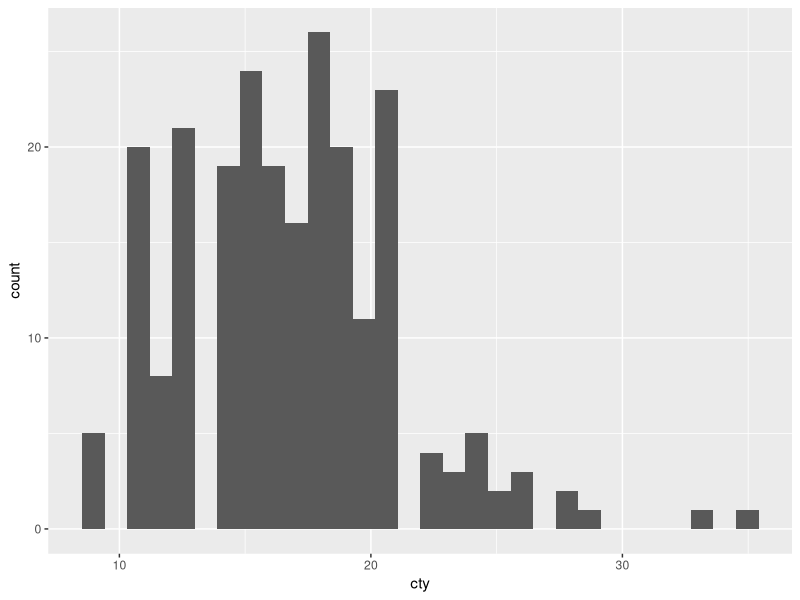
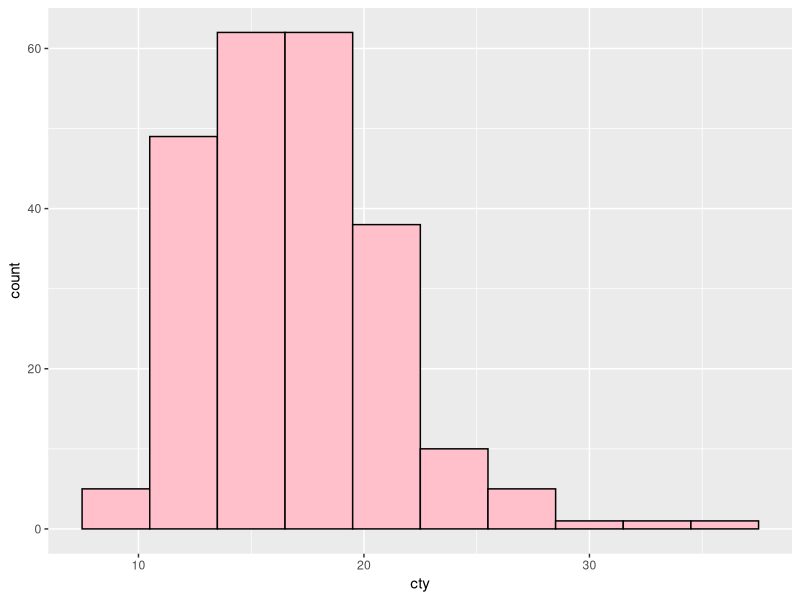
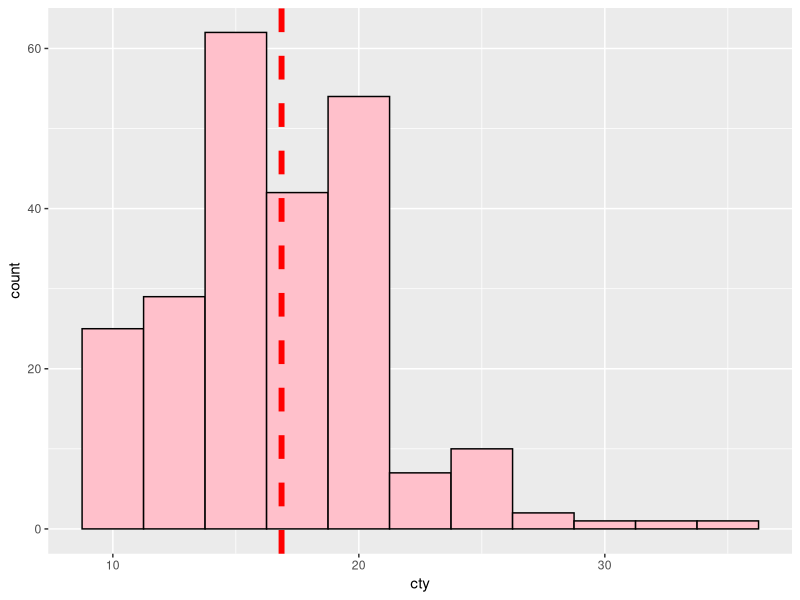
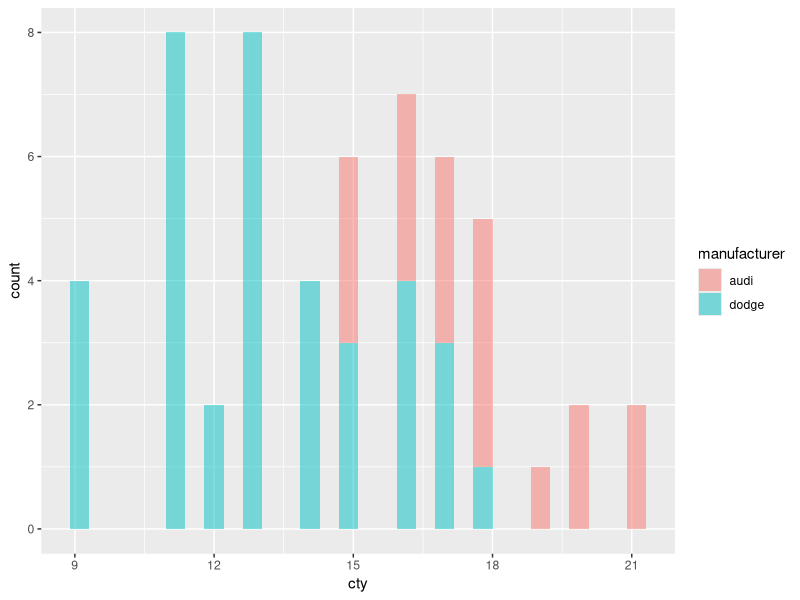
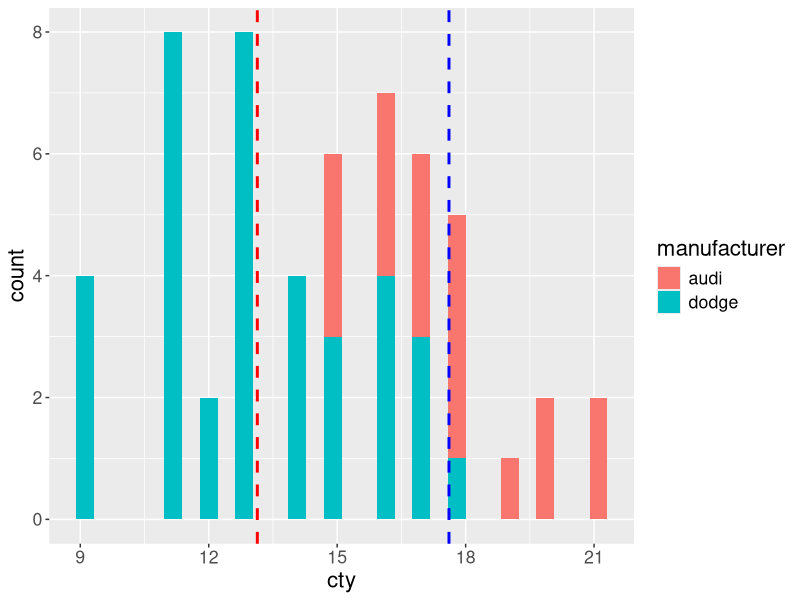
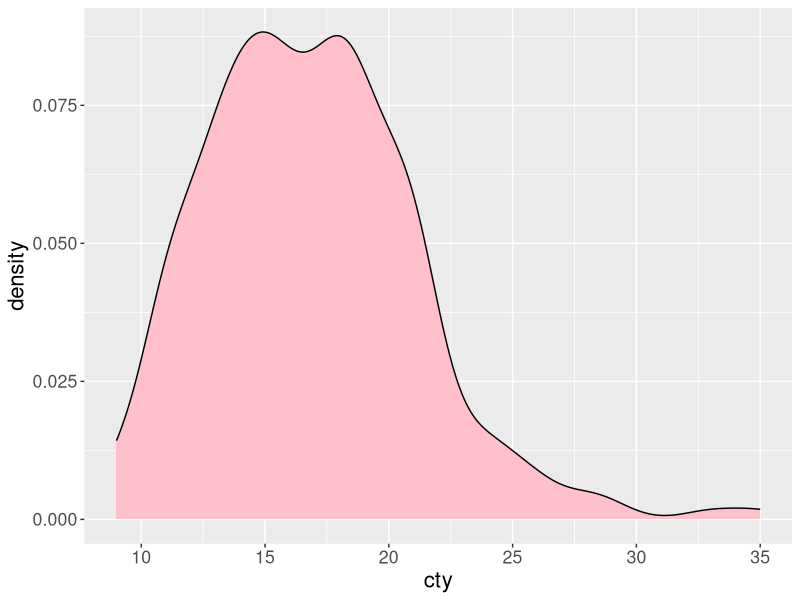
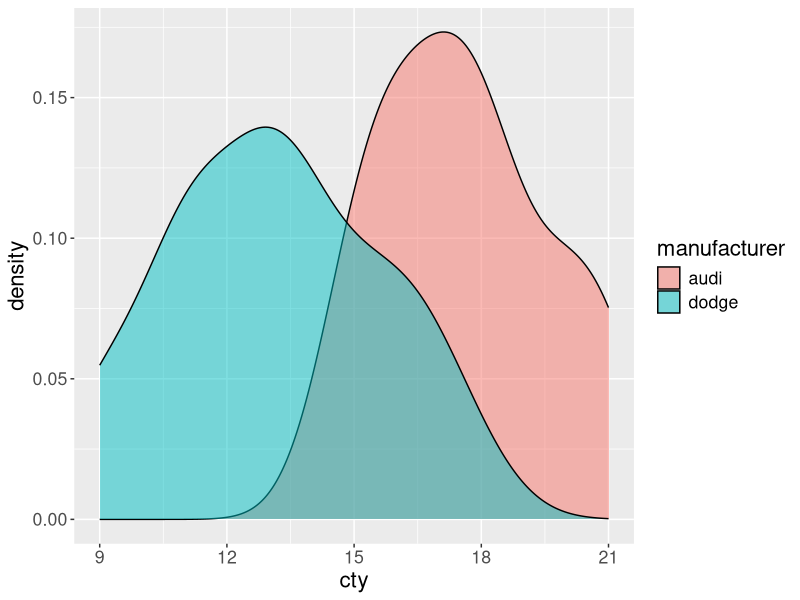
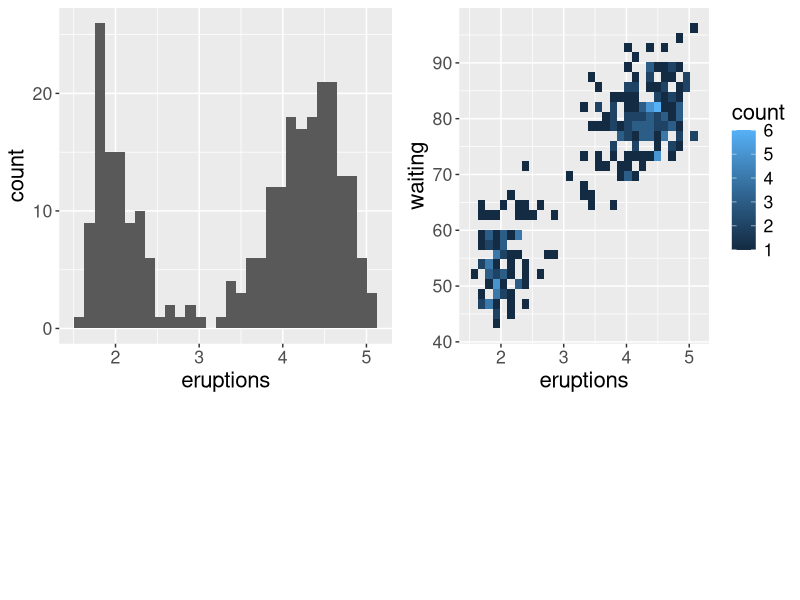

Source code (R) for these figures, in order:
## ---- chunk 1
# Load required libraries
library(ggplot2)
library(dplyr)
library(magrittr)
library(gridExtra)
## ---- chunk 2
## >> geom_histogram() Visualise the distribution of a single continuous variable by dividing the x axis into bins and counting the number of observations in each bin.

hist_p1 <- ggplot(mpg, aes(x = cty)) +
        geom_histogram()
hist_p1
## ---- chunk 3
hist_p2 <- ggplot(mpg, aes(x = cty)) +
        geom_histogram(binwidth = 3, color = "black", fill = "pink")

hist_p2
## ---- chunk 4
## >> geom_vline(): Adds a vertical line to the grpah
hist_p3 <- ggplot(mpg, aes(x = cty)) +
           geom_histogram(binwidth = 2.5, color = "black", fill = "pink") + 
           geom_vline(xintercept = mean(mpg$cty), color = "red", linetype = "dashed", size=2)
hist_p3
## ---- chunk 5
## >> theme_update() and theme_replace() are shorthands for changing individual elements in the current theme. 
temp <- select(mpg, manufacturer, cty)
temp <- filter(temp, manufacturer=="audi"|manufacturer=="dodge")

hist_p4 <- ggplot(temp, aes(x = cty, fill=manufacturer)) +
           geom_histogram(alpha = 0.5) + 
           theme_update(text = element_text(size=16))
hist_p4

# Quiz: How !!
## ---- chunk 6

#detach("package:plyr") 
temp <- select(mpg, manufacturer, cty)
temp <- filter(temp, manufacturer=="audi"|manufacturer=="dodge")


compare_mean <- summarise(group_by(temp,manufacturer), Mean=mean(cty))

## ?? >> summarise(group_by(temp,manufacturer), Mean=mean(cty)) << to check the results!!

hist_p4 <- ggplot(temp, aes(x = cty, fill=manufacturer)) +
           geom_histogram() + 
           geom_vline(data = compare_mean, xintercept = compare_mean$Mean,color = c("blue", "red"), linetype = "dashed", size=1)+
           theme_update(text = element_text(size=16))
hist_p4

# Quiz: why we detached plyr? 

## >> If we add the library dplyr to reinforce again, there will be two mean results.
## >>> compare_mean <- dplyr::summarise(group_by(temp, manufacturer), Mean=mean(cty))  # two mean results
## ggplot>>> compare_mean <- plyr::summarise(group_by(temp, manufacturer), Mean=mean(cty))   # only one mean again

## ---- chunk 7
## geom_density(): Computes and draws kernel density estimate, which is a smoothed version of the histogram. This is a useful alternative to the histogram for continuous data that comes from an underlying smooth distribution.
dens_p1 <- ggplot(mpg, aes(x = cty)) +
          geom_density(fill="pink") 
dens_p1
## ---- chunk 8
# alpha refers to the opacity of a geom. Values of alpha range from 0 to 1, with lower values corresponding to more transparent colors.
temp <- select(mpg, manufacturer, cty)
temp <- filter(temp, manufacturer=="audi"|manufacturer=="dodge")

dens_p2 <- ggplot(temp, aes(x = cty, fill=manufacturer)) + 
            geom_density(alpha = 0.5) #alpha is the transparency between the overlap in graphs 
dens_p2
## ---- chunk 9
# Two dimension histogram
hist_classic <- ggplot(faithful, aes(x=eruptions)) + 
                geom_histogram()

hist_2d <- ggplot(faithful, aes(x=eruptions, y=waiting)) + 
           geom_bin2d()

grid.arrange(hist_classic, hist_2d, ncol = 2, heights=c(2,1))
## ---- chunk 10
dens_2d_p1 <- ggplot(faithful, aes(x=eruptions, y=waiting)) +
              geom_point() + 
              stat_density2d()

dens_2d_p2 <- ggplot(faithful, aes(x=eruptions, y=waiting)) +
              geom_point() + 
              stat_density2d(aes(fill = ..level..), geom="polygon")

grid.arrange(dens_2d_p1, dens_2d_p2,ncol = 2)
## ---- chunk 11
sample_data <- mpg
scater_p1 <- ggplot(sample_data,aes(cty,hwy)) +
             geom_point() 
scater_p1
## ---- chunk 12

scater_p2 <- ggplot(sample_data,aes(cty,hwy,color=factor(cyl),shape=factor(drv),size=displ)) +
             geom_point()
scater_p2
## ---- chunk 13
cor(mpg$cty,mpg$hwy)
cor(mpg$hwy,mpg$cty)

# Quiz: Why there no difference in the cor results?
## ---- chunk 14
fit1 <- lm(hwy~cty,mpg)
fit2 <- lm(cty~hwy,mpg)

summary(fit1)
summary(fit2)

# Do you see changes in the regression results? Can you distinguish between dependent var and independent var?
## ---- chunk 15
## geom_smooth() is used to fit a model to data 
## se: standar error
reg_p1 <- ggplot(mpg, aes(x=cty, y=hwy)) + 
          geom_point()+ geom_smooth(method=lm, se=T)
reg_p1

# Quiz: 
## ---- chunk 16
ggplot(mpg, aes(x=cty, y=hwy)) + 
  geom_point()+ geom_smooth()
# Loess Regression is the most common method used to smoothen a volatile time series. It is a non-parametric methods where least squares regression is performed in localized subsets, which makes it a suitable candidate for smoothing any numerical vector.
## ---- chunk 17
# getting  individual models for each factor
# se=FALSE: removes the Standard Error
ggplot(mpg, aes(x=cty, y=hwy, color=factor(drv))) + 
  geom_point() +
  geom_smooth(method=lm, se=TRUE)

## Intrepretation: The linear model can be a good fit for modeling
## ---- chunk 18
library(MASS)
## >> MASS: Average brain and body weights for 28 species of land animals.


help(Animals)
ggplot(Animals, aes(x = body, y = brain)) + geom_point()
## ---- chunk 19
# scale_x_continuous() and scale_y_continuous() are the default scales for continuous x and y aesthetics. There are three variants that set the trans argument for commonly used transformations: scale_*_log10(), scale_*_sqrt() and scale_*_reverse()

library(scales)
p1 <- ggplot(Animals, aes(x = body, y = brain)) + geom_point() +
     scale_x_log10(breaks = trans_breaks("log10", function(x) 10^x),
              labels = trans_format("log10", math_format(10^.x))) +
     scale_y_log10(breaks = trans_breaks("log10", function(x) 10^x),
              labels = trans_format("log10", math_format(10^.x))) 

p2 <- p1 + annotation_logticks()  

grid.arrange(p1, p2,ncol = 2)

## In log-scale the relationship is linear 
